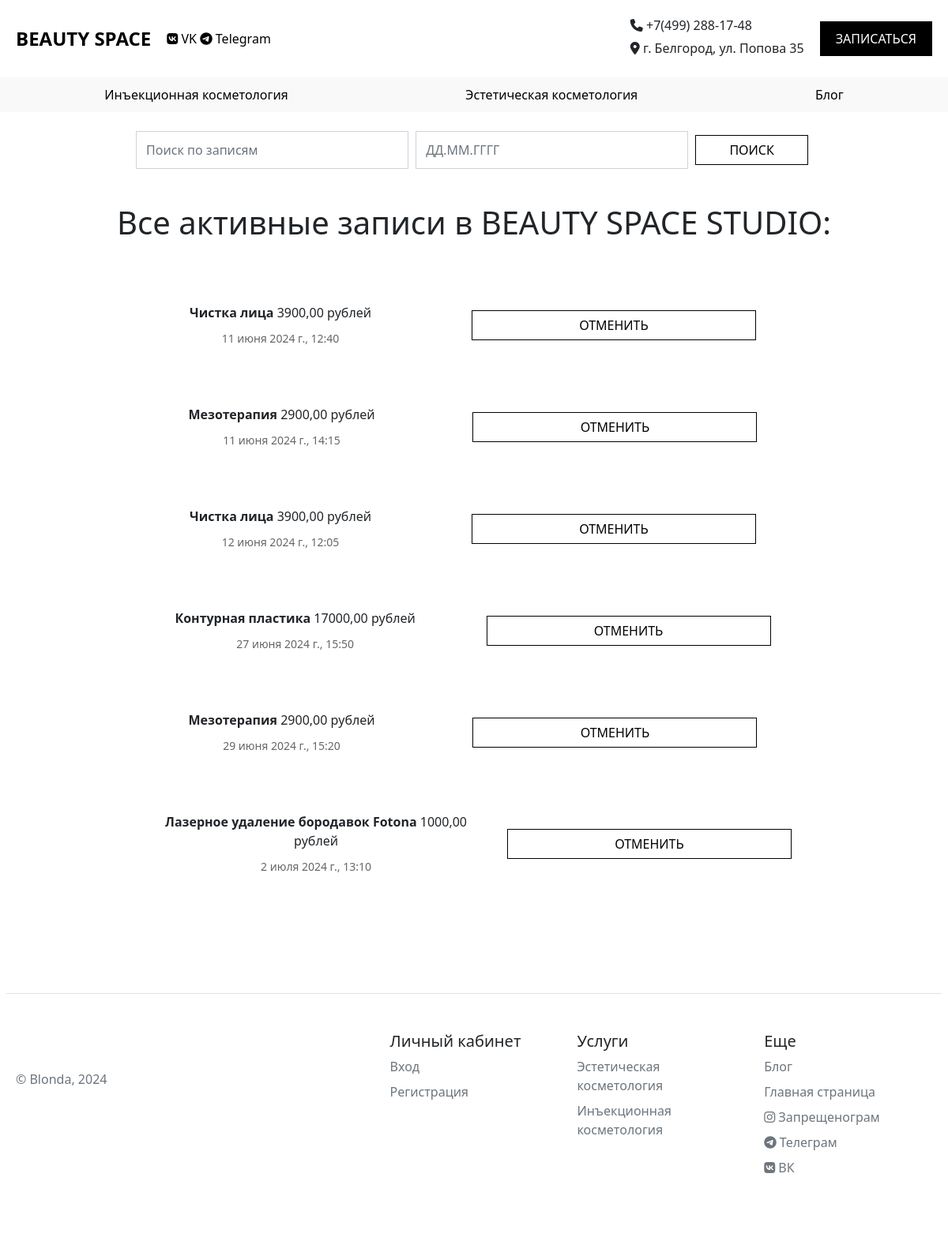
Page /records_all/ (signed in) on the committed database.
### main/models.py (models this page shows, shortened)
class ProcedureRecord(models.Model):
    service = models.ForeignKey(Service, on_delete=models.CASCADE, verbose_name='Услуга')
    type = models.CharField(max_length=50, verbose_name='Тип косметологии')
    price = models.DecimalField('Цена', max_digits=10, decimal_places=2)
    date = models.DateField('Дата')
    time = models.TimeField('Время проведения')
    client_profile = models.ForeignKey(UserProfile, on_delete=models.CASCADE, blank=True, null=True, related_name='client_responses', verbose_name='Профиль клиента')
    response = models.BooleanField('Отклик на сободную запись', default=False)
    confirmed = models.BooleanField('Подтверждено администратором', default=False)
    active = models.BooleanField('Активна', default=False)
    completed = models.BooleanField('Выполнена', default=False)
    cancelled = models.BooleanField('Отменена', default=False)
    class Meta:
        verbose_name = 'Запись на процедуру'
        verbose_name_plural = 'Записи на процедуры'

class Service(models.Model):
    COSMETOLOGY_TYPES = [
        ('inject', 'Инъекционная косметология'),
        ('aesthetic', 'Эстетическая косметология'),
    ]
    type = models.CharField(
        max_length=50,
        choices=COSMETOLOGY_TYPES,
        verbose_name='Тип косметологии',
        default='inject'
    )
    name = models.TextField('Название события', blank=True, null=True)
    duration = models.TextField('Время проведения', blank=True, null=True)
    price = models.TextField('Цена', blank=True, null=True)
    annotation = models.TextField('Место проведения', blank=True, null=True)
    class Meta:
        verbose_name = 'Услуга'
        verbose_name_plural = 'Услуги'

### main/views.py (the view)
# urls.py: path('records_all/', views.records_all, name='records_all'),
@login_required
def records_all(request):  # странцица "Все записи"
    records_all = ProcedureRecord.objects.filter(active=True, cancelled=False)
    return render(request, 'main/records_all.html', {'records_all': records_all})

### main/templates/main/records_all.html (shortened to what this page needs)
{% extends 'main/layout.html' %}
{% load static %}
{% block content %}
<div class="input-group">
    <input type="search" id="searchInput" class="form-control rounded col-12 col-md-6" placeholder="Поиск по записям" aria-label="Search" aria-describedby="search-addon" />
    <input type="text" id="dateInput" class="form-control rounded col-12 col-md-4" placeholder="ДД.ММ.ГГГГ" aria-label="Date" aria-describedby="date-addon" />
    <button type="button" id="searchButton" class="btn btn-outline-primary col-12 col-md-2" data-mdb-ripple-init>Поиск</button>
</div>
<h1>Все активные записи в BEAUTY SPACE STUDIO:</h1>
<div class="record-container">
{% for record in records_all %}
    <div class="record">
        <div class="record-info">
            <p><b>{{ record.service.name }} </b> {{ record.price }} рублей </p>
            <p class="date-time"> {{ record.date }}, {{ record.time }} </p>
        </div>
        <form method="post" action="{% url 'cancel_record_all' record.id %}">
            <button type="submit" class="btn btn-danger">ОТМЕНИТЬ</button>
        </form>
    </div>
{% endfor %}
    </div>
{% endblock %}

### main/static/main/stylesheet/style.css (style rules this page uses)
body { display: flex; flex-direction: column; align-items: center; justify-content: center; }
main h1 { margin-bottom: 26px; }
form { padding: 20px; width: 100%; max-width: 400px; }
.record-container { max-width: 1200px; margin: 20px auto; padding: 20px; }
.record { display: flex; justify-content: space-around; align-items: center; padding: 15px; margin-bottom: 10px; }
.record-info { display: flex; flex-direction: column; }
.record-info p { margin: 5px 0; }
.record-info .date-time { font-size: 14px; color: #666; }
.record p { margin: 5px 0; }
.record .date-time { font-size: 14px; color: #666; }
.input-group { padding: 24px; gap: 10px; border-radius: 0px; }
.input-group .form-control, .input-group .btn { border-radius: 0 !important; }
.btn { padding: 20px 20px; margin: 5px; border: none !important; border-radius: 0px !important; cursor: pointer; width: 100%; }
.btn-danger { border: 1px solid #000 !important; background-color: #fff !important; color: #000 !important; }
.record-info { margin: 12px; }
.input-group { margin-bottom: 20px; display: flex; justify-content: center; }
.btn-outline-primary { align-self: start; font-size: 1rem; padding: 8px 12px; border: 1px solid #000 !important; color: #000 !important; text-transform: uppercase; transition: background-color 0.2s, color 0.2s; text-decoration: none; }

### rows in the picture
ProcedureRecord: service.name "Чистка лица", price "3900,00", date "11 июня 2024 г.", time "12:40"
ProcedureRecord: service.name "Мезотерапия", price "2900,00", date "11 июня 2024 г.", time "14:15"
ProcedureRecord: service.name "Чистка лица", price "3900,00", date "12 июня 2024 г.", time "12:05"
ProcedureRecord: service.name "Контурная пластика", price "17000,00", date "27 июня 2024 г.", time "15:50"
ProcedureRecord: service.name "Мезотерапия", price "2900,00", date "29 июня 2024 г.", time "15:20"
ProcedureRecord: service.name "Лазерное удаление бородавок Fotona", price "1000,00", date "2 июля 2024 г.", time "13:10"
